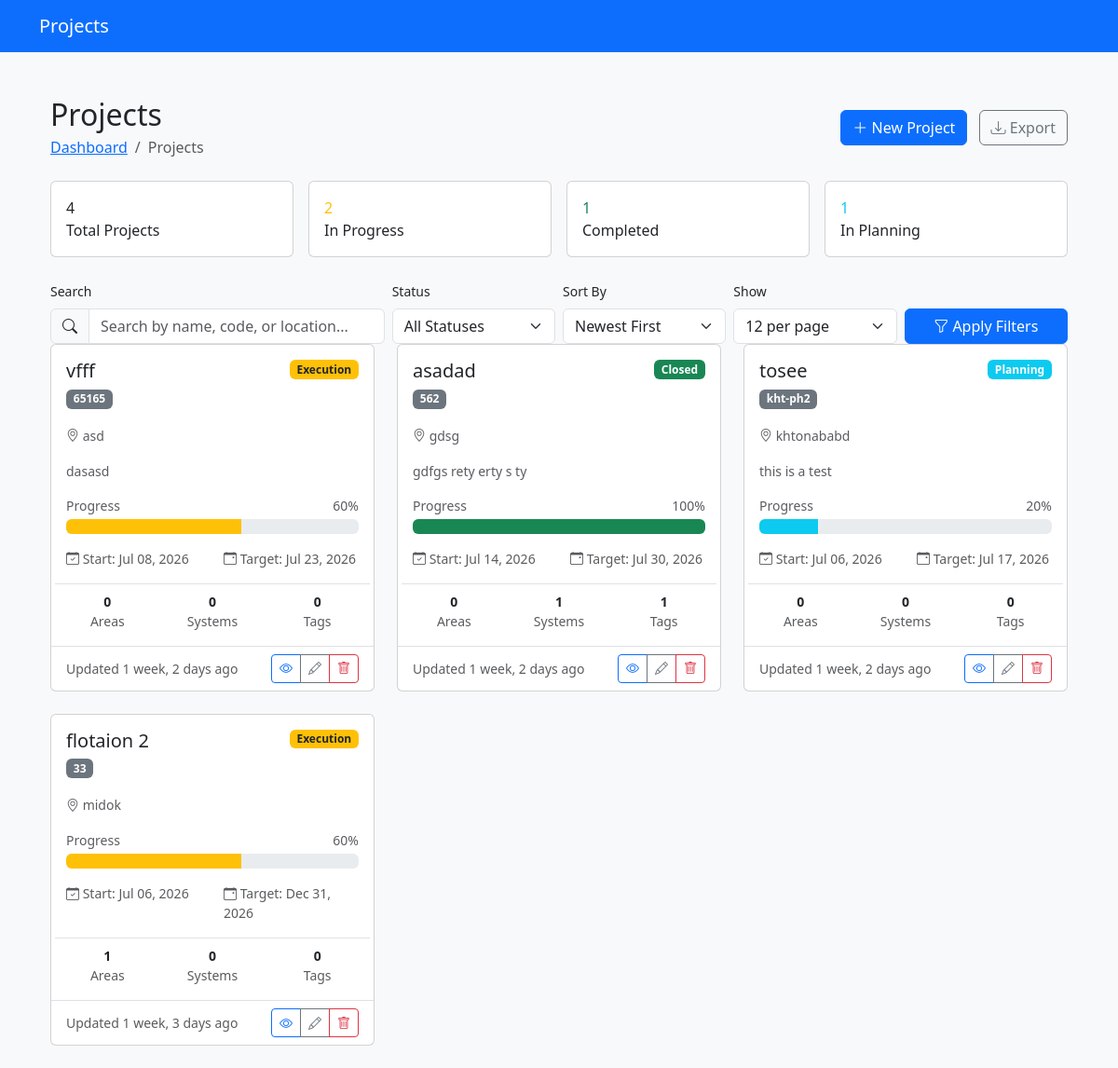
The page /core/projects/ on the database its author committed.
### core/models.py (models this page shows, shortened)
class Project(models.Model):
	class Status(models.TextChoices):
		INITIATION = 'INIT', 'Initiation'
		PLANNING = 'PLAN', 'Planning'
		EXECUTION = 'EXEC', 'Execution'
		COMMISSIONING = 'COMM', 'Commissioning'
		CLOSED = 'CLSD', 'Closed'
	name = models.CharField(max_length=255)
	code = models.CharField(max_length=50, unique=True, help_text="Short code, e.g., 'CU-PH2'")
	location = models.CharField(max_length=255)
	description = models.TextField(blank=True)
	start_date = models.DateField()
	target_completion_date = models.DateField()
	actual_completion_date = models.DateField(null=True, blank=True)
	status = models.CharField(max_length=4, choices=Status.choices, default=Status.INITIATION)
	created_at = models.DateTimeField(auto_now_add=True)
	updated_at = models.DateTimeField(auto_now=True)
	class Meta:
		ordering = ['-start_date']
		verbose_name = 'Project'
		verbose_name_plural = 'Projects'

### core/views.py (the view, shortened to what this page needs)
# urls.py: path('projects/', views.ProjectListView.as_view(), name='project-list'),
class ProjectListView(generic.ListView):
	model = Project
	template_name = 'core/project_list.html'
	context_object_name = 'projects'
	paginate_by = 12
	def get_queryset(self):
		queryset = Project.objects.annotate(
				area_count=Count('areas', distinct=True),
				system_count=Count('systems', distinct=True),
				equipment_count=Count('equipment_tags', distinct=True)
				)
		search = self.request.GET.get('search', '')
		status = self.request.GET.get('status', '')
		if status:
			queryset = queryset.filter(status=status)
		sort = self.request.GET.get('sort', '-created_at')
		allowed_sorts = ['name', '-name', 'created_at', '-created_at',
		                 'target_completion_date', '-target_completion_date']
		if sort in allowed_sorts:
			queryset = queryset.order_by(sort)
		return queryset
	def get_paginate_by(self, queryset):
		per_page = self.request.GET.get('per_page', '12')
		try:
			return int(per_page)
		except ValueError:
			return 12
	def get_context_data(self, **kwargs):
		context = super().get_context_data(**kwargs)
		queryset = Project.objects.all()
		context['total_count'] = queryset.count()
		context['in_progress_count'] = queryset.filter(status__in=['EXEC', 'COMM']).count()
		context['completed_count'] = queryset.filter(status='CLSD').count()
		context['planning_count'] = queryset.filter(status__in=['INIT', 'PLAN']).count()
		return context

### templates/core/project_list.html (shortened to what this page needs)
{% extends 'base.html' %}
{% load static %}
{% block content %}
<div class="container-fluid py-4">
  <div class="d-flex justify-content-between align-items-center mb-4">
    <div>
      <h1 class="h2 mb-1">Projects</h1>
      <nav aria-label="breadcrumb">
        <ol class="breadcrumb mb-0">
          <li class="breadcrumb-item"><a href="#">Dashboard</a></li>
          <li class="breadcrumb-item active">Projects</li>
        </ol>
      </nav>
    </div>
    <div>
      <a href="#" class="btn btn-primary">
        <i class="bi bi-plus-lg"></i> New Project
      </a>
      {% if projects %}
      <button type="button" class="btn btn-outline-secondary ms-2" data-bs-toggle="modal" data-bs-target="#exportModal">
        <i class="bi bi-download"></i> Export
      </button>
      {% endif %}
    </div>
  </div>
  {% if projects %}
  <div class="row g-3 mb-4">
    <div class="col-md-3">
      <div class="card quick-stats">
        <div class="card-body">
          <div class="stat-item">
            <div class="stat-value">{{ total_count }}</div>
            <div class="stat-label">Total Projects</div>
          </div>
        </div>
      </div>
    </div>
    <div class="col-md-3">
      <div class="card quick-stats">
        <div class="card-body">
          <div class="stat-item">
            <div class="stat-value text-warning">{{ in_progress_count }}</div>
            <div class="stat-label">In Progress</div>
          </div>
        </div>
      </div>
    </div>
    <div class="col-md-3">
      <div class="card quick-stats">
        <div class="card-body">
          <div class="stat-item">
            <div class="stat-value text-success">{{ completed_count }}</div>
            <div class="stat-label">Completed</div>
          </div>
        </div>
      </div>
    </div>
    <div class="col-md-3">
      <div class="card quick-stats">
        <div class="card-body">
          <div class="stat-item">
            <div class="stat-value text-info">{{ planning_count }}</div>
            <div class="stat-label">In Planning</div>
          </div>
        </div>
      </div>
    </div>
  </div>
  {% endif %}
  <div class="filter-section">
    <form method="get" class="row g-2 align-items-end">
      <div class="col-md-4">
        <label for="search" class="form-label small">Search</label>
        <div class="input-group">
          <span class="input-group-text"><i class="bi bi-search"></i></span>
          <input type="text"
                 name="search"
                 id="search"
                 class="form-control"
                 placeholder="Search by name, code, or location..."
                 value="{{ request.GET.search|default:'' }}">
        </div>
      </div>
      <div class="col-md-2">
        <label for="status_filter" class="form-label small">Status</label>
        <select name="status" id="status_filter" class="form-select">
          <option value="">All Statuses</option>
        </select>
      </div>
      <div class="col-md-2">
        <label for="sort_by" class="form-label small">Sort By</label>
        <select name="sort" id="sort_by" class="form-select">
          <option value="-created_at" {% if request.GET.sort == '-created_at' %}selected{% endif %}>Newest First</option>
        </select>
      </div>
      <div class="col-md-2">
        <label for="per_page" class="form-label small">Show</label>
        <select name="per_page" id="per_page" class="form-select">
          <option value="12" {% if request.GET.per_page == '12' %}selected{% endif %}>12 per page</option>
        </select>
      </div>
      <div class="col-md-2">
        <div class="d-grid gap-2">
          <button type="submit" class="btn btn-primary">
            <i class="bi bi-funnel"></i> Apply Filters
          </button>
        </div>
      </div>
    </form>
  </div>
  {% if projects %}
  <div class="row g-4">
    {% for project in projects %}
    <div class="col-xl-4 col-md-6">
      <div class="card project-card status-{{ project.status|lower }} h-100">
        <div class="card-body">
          <div class="d-flex justify-content-between align-items-start mb-3">
            <div>
              <h5 class="card-title mb-1">
              <a href="{% url 'core:project-detail' project.pk %}" class="text-decoration-none text-dark stretched-link">
                  {{ project.name }}
                </a>
              </h5>
              <span class="badge bg-secondary">{{ project.code }}</span>
            </div>
            <span class="badge status-badge
                            {% if project.status == 'INIT' %}bg-secondary
                            {% elif project.status == 'PLAN' %}bg-info
                            {% elif project.status == 'EXEC' %}bg-warning text-dark
                            {% elif project.status == 'COMM' %}bg-orange
                            {% elif project.status == 'CLSD' %}bg-success
                            {% endif %}">
                            {{ project.get_status_display }}
                        </span>
          </div>
          <div class="mb-3">
            <small class="text-muted">
              <i class="bi bi-geo-alt"></i> {{ project.location }}
            </small>
          </div>
          {% if project.description %}
          <p class="card-text text-muted small mb-3">
            {{ project.description|truncatechars:120 }}
          </p>
          {% endif %}
          <div class="mb-3">
            <div class="d-flex justify-content-between small text-muted mb-1">
              <span>Progress</span>
              <span>
                                {% if project.status == 'INIT' %}5%
                                {% elif project.status == 'PLAN' %}20%
                                {% elif project.status == 'EXEC' %}60%
                                {% elif project.status == 'COMM' %}85%
                                {% elif project.status == 'CLSD' %}100%
                                {% endif %}
                            </span>
            </div>
            <div class="progress">
              <div class="progress-bar
                                {% if project.status == 'INIT' %}bg-secondary
                                {% elif project.status == 'PLAN' %}bg-info
                                {% elif project.status == 'EXEC' %}bg-warning
                                {% elif project.status == 'COMM' %}bg-orange
                                {% elif project.status == 'CLSD' %}bg-success
                                {% endif %}"
                   role="progressbar"
                   style="width:{% if project.status == 'INIT' %}5%
                                    {% elif project.status == 'PLAN' %}20%
                                    {% elif project.status == 'EXEC' %}60%
                                    {% elif project.status == 'COMM' %}85%
                                    {% elif project.status == 'CLSD' %}100%
                                    {% endif %}"
                   aria-valuenow="
                                    {% if project.status == 'INIT' %}5
                                    {% elif project.status == 'PLAN' %}20
                                    {% elif project.status == 'EXEC' %}60
                                    {% elif project.status == 'COMM' %}85
                                    {% elif project.status == 'CLSD' %}100
                                    {% endif %}"
                   aria-valuemin="0"
                   aria-valuemax="100">
              </div>
            </div>
          </div>
          <div class="row small text-muted mb-3">
            <div class="col-6">
              <i class="bi bi-calendar-check"></i>
              Start: {{ project.start_date|date:"M d, Y" }}
            </div>
            <div class="col-6">
              <i class="bi bi-calendar-event"></i>
              Target: {{ project.target_completion_date|date:"M d, Y" }}
            </div>
          </div>
          <div class="row small border-top pt-2">
            <div class="col-4 text-center">
              <div class="fw-bold">{{ project.areas.count }}</div>
              <div class="text-muted">Areas</div>
            </div>
            <div class="col-4 text-center">
              <div class="fw-bold">{{ project.systems.count }}</div>
              <div class="text-muted">Systems</div>
            </div>
            <div class="col-4 text-center">
              <div class="fw-bold">{{ project.equipment_tags.count }}</div>
              <div class="text-muted">Tags</div>
            </div>
          </div>
        </div>
        <div class="card-footer bg-transparent border-top">
          <div class="d-flex justify-content-between align-items-center">
            <small class="text-muted">
              Updated {{ project.updated_at|timesince }} ago
            </small>
            <div class="btn-group btn-group-sm">
              <a href="#" class="btn btn-outline-primary" title="View Details">
                <i class="bi bi-eye"></i>
              </a>
              <a href="#" class="btn btn-outline-secondary" title="Edit">
                <i class="bi bi-pencil"></i>
              </a>
              <a href="#" class="btn btn-outline-danger" title="Delete">
                <i class="bi bi-trash"></i>
              </a>
            </div>
          </div>
        </div>
      </div>
    </div>
    {% endfor %}
  </div>
  {% endif %}
</div>
{% endblock %}

### rows shown on the page
Project: name "vfff", code "65165", status "Execution", location "asd", description "dasasd", shows "60%", start_date "Jul 08, 2026", target_completion_date "Jul 23, 2026", areas.count "0", systems.count "0", equipment_tags.count "0", updated_at "1 week, 2 days"
Project: name "asadad", code "562", status "Closed", location "gdsg", description "gdfgs rety erty s ty", shows "100%", start_date "Jul 14, 2026", target_completion_date "Jul 30, 2026", areas.count "0", systems.count "1", equipment_tags.count "1", updated_at "1 week, 2 days"
Project: name "tosee", code "kht-ph2", status "Planning", location "khtonababd", description "this is a test", shows "20%", start_date "Jul 06, 2026", target_completion_date "Jul 17, 2026", areas.count "0", systems.count "0", equipment_tags.count "0", updated_at "1 week, 2 days"
Project: name "flotaion 2", code "33", status "Execution", location "midok", shows "60%", start_date "Jul 06, 2026", target_completion_date "Dec 31, 2026", areas.count "1", systems.count "0", equipment_tags.count "0", updated_at "1 week, 3 days"

### other values the page prints
{{ total_count }} "4"
{{ in_progress_count }} "2"
{{ completed_count }} "1"
{{ planning_count }} "1"
